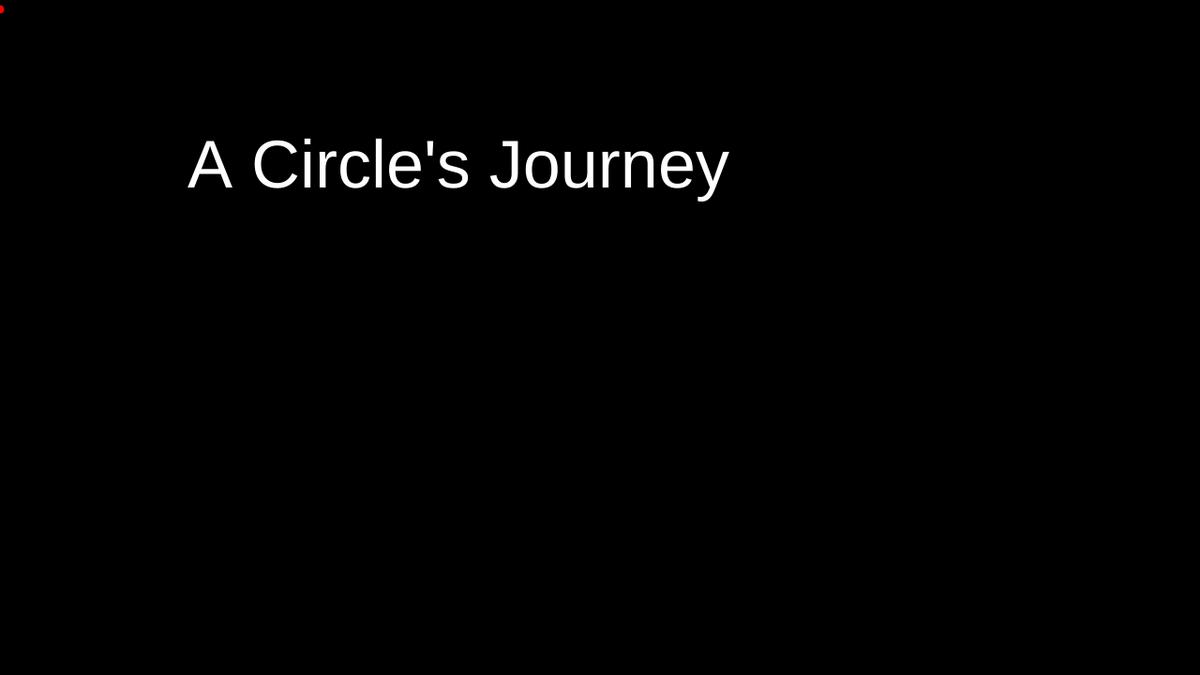
Frame 1 (no input)
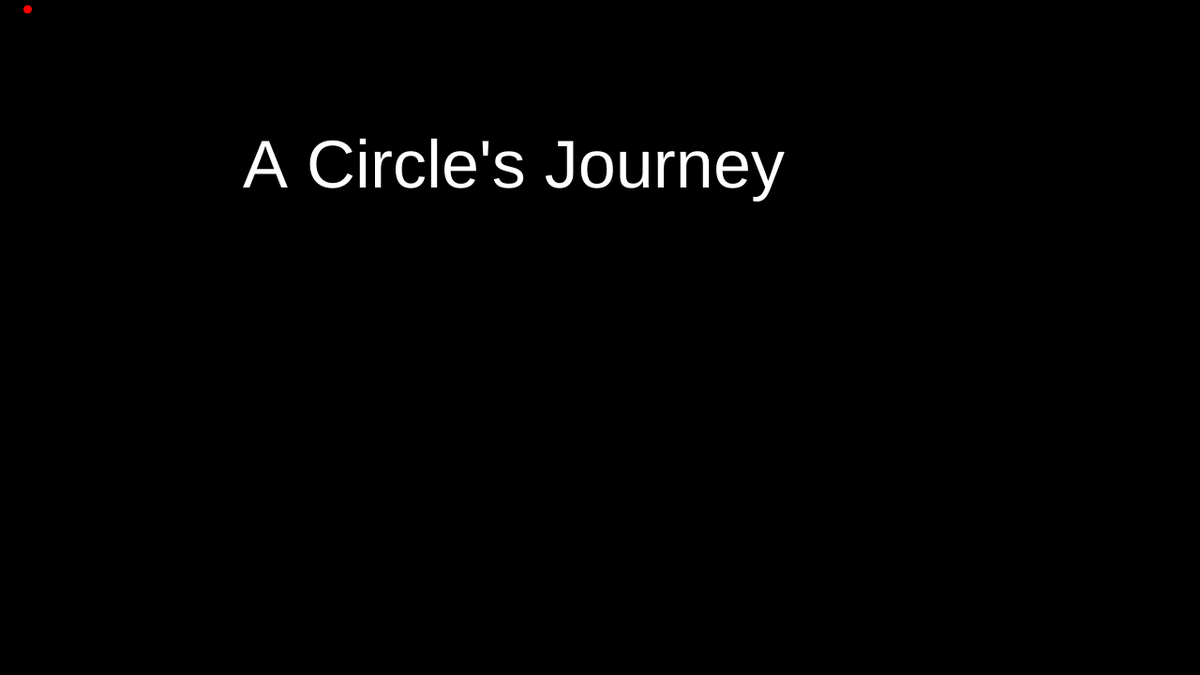
Frame 60 (no input)
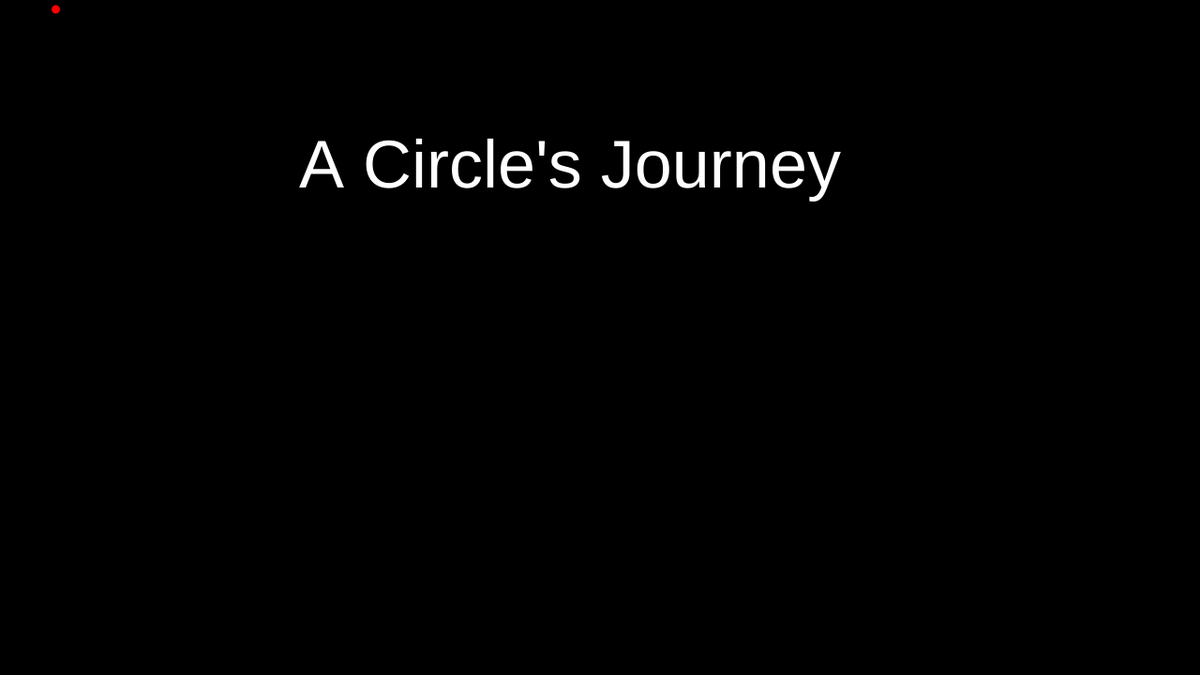
Frame 120 (the mouse pressed at the canvas centre since frame 60)

The p5.js sketch that drew these frames (run headless with seeded random() and noise() and a simulated clock; from frame 60 on, the mouse is pressed at the canvas centre):

// p5.js sketch
// ── sketch.js


//for the text
var xposTwo = 200;
var textColor = 255;
//for the circle that moves
var diameter = 40;
var xpos = 0;
var ypos = 310;
var shapes = [];



//timer
var timerx = 0;

function setup() {
  createCanvas(1280, 720);
  
  //for the fly circles
for (var i = 0; i < 30; i++) {
    shapes[i] = {
      x: 300,
      y: 200,

      display: function() {
        stroke(255);
        noFill();
        ellipse(this.x, this.y, 40, 40);
      },
      move: function() {
        this.x = this.x + random(-2, 2);
        this.y = this.y + random(-2, 2);
      }
    }
  }



      }
  

function draw() {
  background(0);


  //timer
  fill(255, 0, 0)
  ellipse(timerx, 10, 10, 10)
  timerx += 0.5

  //opener text
  textSize(72);
  fill(textColor);
  text("A Circle's Journey", xposTwo, 200);
  xposTwo++



  //makes text dissapear at a certain point  
  if (timerx >= 100) {
    textColor = 0
      //also this is the then of the if statement, trees and circle appear after text leaves
      //trees
      //stumps for trees
    fill(127, 127, 127)
    rect(190, 350, 50, 400);
    rect(1100, 350, 50, 400);
    rect(490, 300, 30, 200);
    rect(800, 300, 30, 200);
    //tree "leaves" for center right trees
    fill(141, 141, 141);
    ellipse(540, 275, 20, 20);
    ellipse(535, 340, 20, 20);
    ellipse(470, 325, 20, 20);
    ellipse(495, 270, 20, 20);
    fill(71, 71, 71);
    ellipse(485, 320, 30, 30);
    ellipse(530, 290, 30, 30);
    fill(132, 132, 132);
    ellipse(505, 300, 40, 40);
    fill(93, 93, 93);
    ellipse(530, 320, 30, 30);
    ellipse(510, 330, 30, 30);
    ellipse(485, 290, 30, 30);
    ellipse(510, 280, 30, 30);
    fill(71, 71, 71);
    ellipse(550, 295, 20, 20);
    ellipse(550, 320, 20, 20);
    ellipse(510, 350, 20, 20);
    ellipse(490, 340, 20, 20);
    ellipse(470, 305, 20, 20);
    ellipse(475, 277, 20, 20);
    ellipse(520, 267, 20, 20);
    //tree"leaves" for center left tree
    fill(141, 141, 141);
    ellipse(800, 265, 20, 20);
    ellipse(773, 315, 20, 20);
    ellipse(840, 335, 20, 20);
    ellipse(845, 265, 20, 20);
    fill(71, 71, 71);
    ellipse(840, 285, 30, 30);
    ellipse(790, 310, 30, 30);
    fill(132, 132, 132);
    ellipse(815, 300, 40, 40);
    fill(127, 127, 127);
    ellipse(840, 310, 30, 30);
    ellipse(815, 325, 30, 30);
    ellipse(790, 285, 30, 30);
    ellipse(815, 275, 30, 30);
    fill(127, 127, 127);
    ellipse(825, 260, 20, 20);
    ellipse(860, 285, 20, 20);
    ellipse(860, 315, 20, 20);
    ellipse(815, 345, 20, 20);
    ellipse(793, 330, 20, 20);
    ellipse(775, 300, 20, 20);
    ellipse(780, 270, 20, 20);
    //finally our manin character ellipse
    xpos = xpos + 2
      //ypos = sin(90)
    fill(255, 255, 255)
    ellipse(xpos, 310, diameter, diameter);

    noStroke

    //tree "leaves" for farthest right tree
    fill(71, 71, 71);
    ellipse(250, 320, 70, 70);
    ellipse(190, 370, 70, 70);
    fill(93, 93, 93);
    ellipse(215, 350, 70, 70);
    fill(132, 132, 132);
    ellipse(250, 370, 70, 70);
    ellipse(190, 320, 70, 70);
    ellipse(215, 410, 40, 40);
    fill(93, 93, 93);
    ellipse(215, 290, 40, 40);
    ellipse(165, 340, 40, 40);
    ellipse(270, 340, 40, 40);
    fill(127, 127, 127);
    ellipse(270, 400, 40, 40);
    ellipse(270, 290, 40, 40);
    ellipse(160, 290, 40, 40);
    ellipse(160, 400, 40, 40);
    fill(71, 71, 71);
    ellipse(170, 420, 20, 20);
    ellipse(140, 410, 20, 20);
    ellipse(150, 380, 20, 20);
    fill(141, 141, 141);
    ellipse(150, 350, 10, 10);
    ellipse(150, 330, 10, 10);
    fill(71, 71, 71);
    ellipse(150, 310, 20, 20);
    ellipse(140, 280, 20, 20);
    ellipse(170, 270, 20, 20);
    fill(141, 141, 141);
    ellipse(200, 275, 10, 10);
    ellipse(230, 275, 10, 10);
    ellipse(230, 425, 10, 10);
    ellipse(200, 425, 10, 10);
    fill(71, 71, 71);
    ellipse(280, 380, 20, 20);
    ellipse(285, 415, 20, 20);
    ellipse(255, 415, 20, 20);
    ellipse(255, 270, 20, 20);
    ellipse(290, 280, 20, 20);
    ellipse(280, 310, 20, 20);
    fill(141, 141, 141);
    ellipse(290, 330, 10, 10);
    ellipse(285, 355, 10, 10);

    //tree 'leaves' for far right tree
    fill(71, 71, 71);
    ellipse(1150, 290, 70, 70);
    ellipse(1090, 350, 70, 70);
    fill(93, 93, 93);
    ellipse(1125, 325, 70, 70);
    fill(132, 132, 132);
    ellipse(1090, 290, 70, 70);
    ellipse(1160, 350, 70, 70);
    fill(127, 127, 127);
    ellipse(1065, 320, 40, 40);
    ellipse(1065, 260, 40, 40);
    ellipse(1120, 260, 40, 40);
    ellipse(1180, 260, 40, 40);
    fill(93, 93, 93);
    ellipse(1180, 315, 40, 40);
    ellipse(1180, 375, 40, 40);
    ellipse(1125, 380, 40, 40);
    ellipse(1070, 380, 40, 40);
    fill(71, 71, 71);
    ellipse(1080, 395, 20, 20);
    ellipse(1050, 385, 20, 20);
    ellipse(1055, 360, 20, 20);
    fill(141, 141, 141);
    ellipse(1050, 330, 10, 10);
    ellipse(1050, 310, 10, 10);
    fill(71, 71, 71);
    ellipse(1055, 280, 20, 20);
    ellipse(1045, 250, 20, 20);
    ellipse(1075, 245, 20, 20);
    fill(141, 141, 141);
    ellipse(1110, 245, 10, 10);
    ellipse(1130, 245, 10, 10);
    fill(71, 71, 71);
    ellipse(1165, 245, 20, 20);
    ellipse(1195, 250, 20, 20);
    ellipse(1195, 280, 20, 20);
    fill(141, 141, 141);
    ellipse(1195, 300, 10, 10);
    ellipse(1195, 325, 10, 10);
    fill(71, 71, 71);
    ellipse(1195, 355, 20, 20);
    ellipse(1195, 390, 20, 20);
    ellipse(1165, 390, 20, 20);
    fill(141, 141, 141);
    ellipse(1140, 395, 10, 10);
    ellipse(1110, 395, 10, 10);

  }
  
  //circle just strolling
  if(timerx>=200){
  ellipse(xpos,ypos,diameter,diameter)
  xpos+=2
  if(xpos >= 500){
    
    //circle getting faster when fly things appear
  
   fill(255);
   noStroke();
  ellipse(xpos, 310, diameter, diameter);
  xpos += 5

//fly things
  
  for(var i = 0; i < shapes.length; i++) {
    shapes[i].move();
    shapes[i]. display();
    

    }
  } 
}


      }
    
